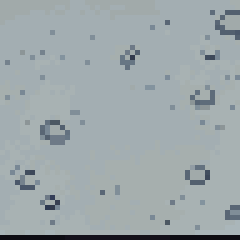
#> input picture docs/gen/ring1_ground_tiles_pro/tile_1.png, 48 x 48 px, given in place of tile_0.png, which was not available (shown 5 times larger)
$ python cleanup_ground_tiles.py
#> lines starting #> are read from the running program, lines starting #| are printed output that depends on the picture; pictures that were not available may be replaced by others from this repository, and a replacement may not be noted
#!/usr/bin/env python3
"""
Ring 1 ground tile cleanup pipeline (PixelLab create_tiles_pro).

Source: PixelLab tiles_pro asset fbb0aadd-da35-4b68-a890-419b3b036cb7
        (48x48, square_topdown, top-down view, outline mode, seed 0) — the
        regenerated "Pale Reaches" ground set. Raw 16 tiles live read-only in
        docs/gen/ring1_ground_tiles_pro/tile_0..15.png.

The fix this script performs ("the transparent line"): tiles_pro shades each
tile as a discrete lit object and bakes a dark outline/ledge band on its edges.
Tiled, those bands read as dark grout lines between cells. We DE-RIM each tile —
overwrite an edge row/col with the pixels just inside it whenever the edge is
markedly darker — so adjacent tiles abut with no dark seam.

Curation: tiles 3,4,5,6,7 carry a multi-pixel baked border that de-rim cannot
safely remove (measured residual edge delta -41..-175) and are dropped. The 11
keepers (residual within +/-16) are repacked into a 4x3 atlas, grouped so the
painter (ground_layer.gd) can pick by material.

No palette quantization (ground art keeps its native cool palette) and no
scaling — generation size already equals game size (48px). Nearest only.

Usage:
  python3 scripts/cleanup_ground_tiles.py
"""

import os
from PIL import Image

TILE = 48

# Keep tiles_pro tiles by ORIGINAL index, in the atlas order we want. Each entry
# is (original_index, group). Layout is 4 columns; rows fill top-to-bottom.
# Groups: "stone" (bare cohesive primary), "pale" (lighter / pebble accents),
# "path" (dirt trodden strips), "feature" (cobble / sediment landmarks).
LAYOUT = [
    (0,  "stone"),
    (9,  "stone"),
    (10, "stone"),
    (2,  "pale"),
    (1,  "pale"),
    (11, "pale"),
    (15, "pale"),
    (13, "feature"),  # rounded cobblestone
    (8,  "path"),
    (12, "path"),
    (14, "feature"),  # wavy sediment
]
COLS = 4

# De-rim tuning. A row/col is overwritten by its inner neighbour when it is more
# than THRESH luminance darker; up to PASSES pixels deep per edge.
DERIM_PASSES = 4
DERIM_THRESH = 22


def lum(p):
    return 0.299 * p[0] + 0.587 * p[1] + 0.114 * p[2]


def _line_mean(px, fixed, vary_range, horizontal):
    if horizontal:  # fixed = y, vary over x
        return sum(lum(px[x, fixed]) for x in vary_range) / len(vary_range)
    return sum(lum(px[fixed, y]) for y in vary_range) / len(vary_range)


def derim(im):
    """Remove the baked dark edge band by extending interior pixels outward."""
    im = im.convert("RGBA").copy()
    px = im.load()
    w, h = im.size
    xs = range(w)
    ys = range(h)
    for _ in range(DERIM_PASSES):
        # top
        if _line_mean(px, 1, xs, True) - _line_mean(px, 0, xs, True) > DERIM_THRESH:
            for x in xs:
                px[x, 0] = px[x, 1]
        # bottom
        if _line_mean(px, h - 2, xs, True) - _line_mean(px, h - 1, xs, True) > DERIM_THRESH:
            for x in xs:
                px[x, h - 1] = px[x, h - 2]
        # left
        if _line_mean(px, 1, ys, False) - _line_mean(px, 0, ys, False) > DERIM_THRESH:
            for y in ys:
                px[0, y] = px[1, y]
        # right
        if _line_mean(px, w - 2, ys, False) - _line_mean(px, w - 1, ys, False) > DERIM_THRESH:
            for y in ys:
                px[w - 1, y] = px[w - 2, y]
    return im


def residual_edge_delta(im):
    """Lowest edge-line mean minus interior median luminance (0 == seamless)."""
    px = im.load()
    w, h = im.size
    interior = sorted(
        lum(px[x, y]) for y in range(4, h - 4) for x in range(4, w - 4)
    )
    med = interior[len(interior) // 2]
    edges = [
        _line_mean(px, 0, range(w), True),
        _line_mean(px, h - 1, range(w), True),
        _line_mean(px, 0, range(h), False),
        _line_mean(px, w - 1, range(h), False),
    ]
    return min(edges) - med


def main():
    script_dir = os.path.dirname(os.path.abspath(__file__))
    project_dir = os.path.dirname(script_dir)
    src_dir = os.path.join(project_dir, "docs", "gen", "ring1_ground_tiles_pro")
    out_path = os.path.join(project_dir, "assets", "tiles", "ring1", "ground_tiles.png")

    rows = (len(LAYOUT) + COLS - 1) // COLS
    atlas = Image.new("RGBA", (COLS * TILE, rows * TILE), (0, 0, 0, 0))
#> atlas: PIL image 192x144 RGBA; every value is 0

    print("Cleaning Ring 1 ground tiles (de-rim + curate + pack)...")
    for slot, (orig, group) in enumerate(LAYOUT):
        cell = Image.open(os.path.join(src_dir, f"tile_{orig}.png"))
#> cell is the input picture: PIL image 48x48 RGBA; mean R, G, B, A 158, 168.3, 171.3, 255
        clean = derim(cell)
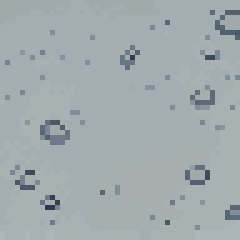
#> clean: PIL image 48x48 RGBA (shown 5 times larger); mean R, G, B, A 161.2, 171.7, 174.6, 255
        delta = residual_edge_delta(clean)
#> in residual_edge_delta, `interior = sorted( lum(px[x, y]) for y in range(4, h - 4) for x in ran..`: interior = 1600 values from 55.15 to 175.1
#> in residual_edge_delta, `med = interior[len(interior) // 2]`: med = 171.2
#> in residual_edge_delta, `edges = [ _line_mean(px, 0, range(w), True), _line_mean(px, h - 1, ran..`: edges = [169, 176, 171.6, 164.4]
#> delta = -6.73
        c, r = slot % COLS, slot // COLS
        atlas.paste(clean, (c * TILE, r * TILE))
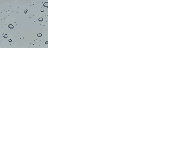
#> atlas: PIL image 192x144 RGBA; mean R, G, B, A 13.4, 14.3, 14.5, 21.2; transparent parts drawn white
        flag = "" if delta > -25 else "  <-- WARN residual seam"
#> flag = ''
        print(f"  slot ({c},{r}) <- tile_{orig:<2} [{group:<7}] residualEdgeDelta={delta:6.1f}{flag}")
#|   slot (0,0) <- tile_0  [stone  ] residualEdgeDelta=  -6.7
#> pass 2 of the loop in main, `for slot, (orig, group) in enumerate(LAYOUT):`:
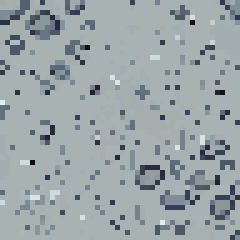
#> input picture docs/gen/ring1_ground_tiles_pro/tile_11.png, 48 x 48 px, given in place of tile_9.png, which was not available (shown 5 times larger)
#> in main, cell is the input picture: PIL image 48x48 RGBA; mean R, G, B, A 155, 165.2, 168.3, 255
#> delta = -16.74
#> in main, `atlas.paste(clean, (c * TILE, r * TILE))`:
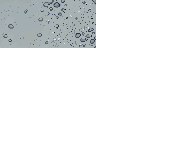
#> atlas: PIL image 192x144 RGBA; mean R, G, B, A 26.4, 28.1, 28.6, 42.5; transparent parts drawn white
#|   slot (1,0) <- tile_9  [stone  ] residualEdgeDelta= -16.7

    atlas.save(out_path)
    print(f"Wrote {os.path.relpath(out_path, project_dir)} "
          f"({atlas.width}x{atlas.height}, {len(LAYOUT)} tiles, {COLS}x{rows} grid)")


if __name__ == "__main__":
#> (the run stopped early here; a loop or call above may not have finished)
